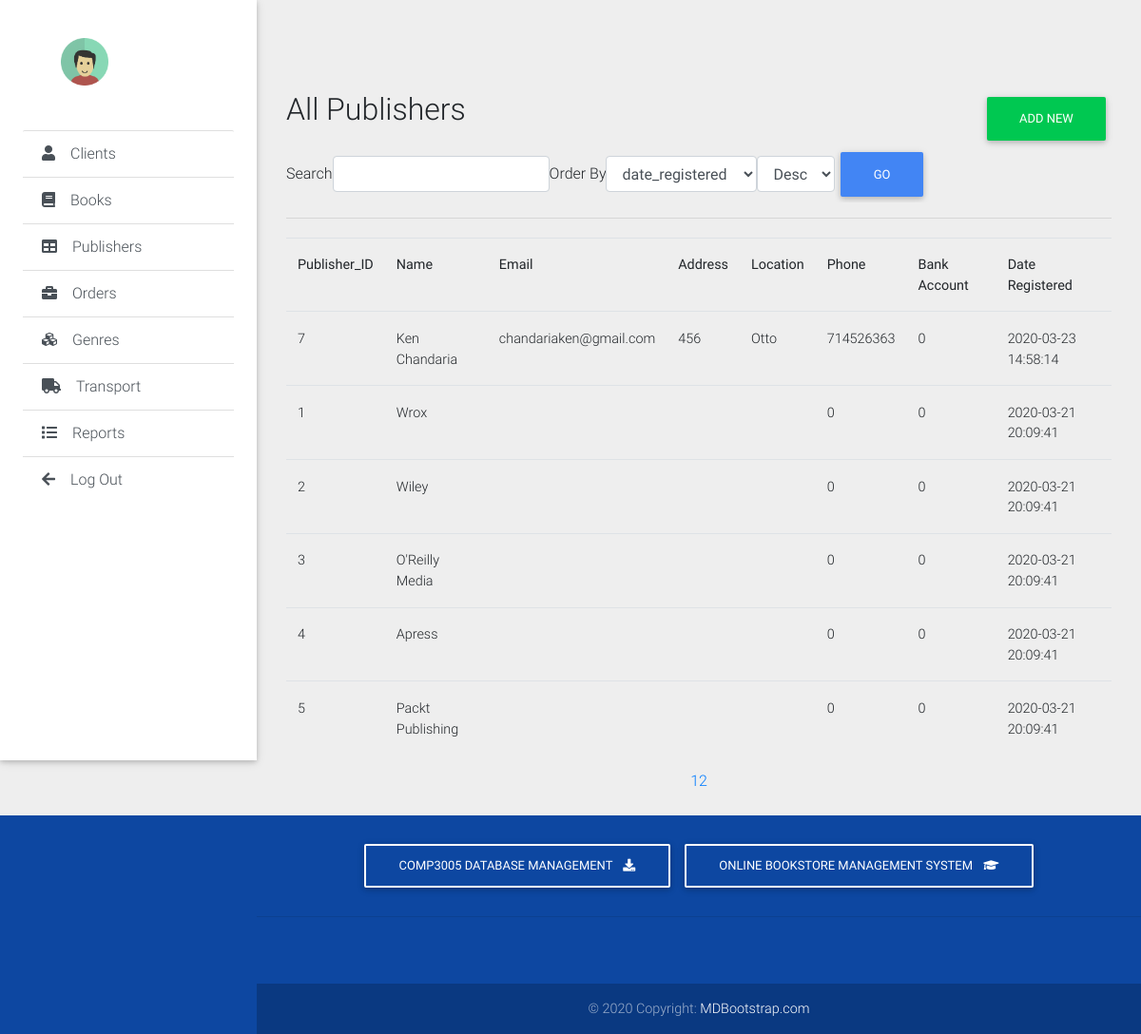
Page /admin/publishers.php on the committed database.
### tables this page shows
CREATE TABLE `publisher` (
  `publisherid` int(10) UNSIGNED NOT NULL,
  `publisher_name` varchar(60) NOT NULL,
  `email_address` varchar(100) NOT NULL,
  `address` varchar(50) NOT NULL,
  `location` varchar(20) NOT NULL,
  `phone` int(11) NOT NULL,
  `bank_account` int(15) NOT NULL,
  `date_registered` timestamp NOT NULL DEFAULT CURRENT_TIMESTAMP ON UPDATE CURRENT_TIMESTAMP
);

### admin/db/MysqliDb.php (called while the page is built, shortened)
<?php
class MysqliDb
{
    public static $prefix = '';
    protected $_mysqli;
    protected $_query;
    protected $_queryOptions = array();
    protected $_orderBy = array();
    protected $_groupBy = array();
    public $totalCount = 0;
    protected $host;
    protected $username;
    protected $password;
    protected $db;
    protected $port;
    protected $charset;
    public $returnType = 'array';
    protected $_nestJoin = false;
    private $_tableName = '';
    protected $_mapKey = null;
    public $pageLimit = 20;
    public function __construct($host = null, $username = null, $password = null, $db = null, $port = null, $charset = 'utf8')
    {
        $isSubQuery = false;
        if (is_object($host)) {
            $this->_mysqli = $host;
        } else {
            $this->host = $host;
        }
        $this->username = $username;
        $this->password = $password;
        $this->db = $db;
        $this->port = $port;
        $this->charset = $charset;
    }
    public function connect()
    {
        $this->_mysqli = new mysqli($this->host, $this->username, $this->password, $this->db, $this->port);
        if ($this->charset) {
            $this->_mysqli->set_charset($this->charset);
        }
    }
    public function mysqli()
    {
        return $this->_mysqli;
    }
    protected function reset()
    {
        $this->_orderBy = array();
        $this->_groupBy = array();
        $this->_query = null;
        $this->_queryOptions = array();
        $this->returnType = 'array';
        $this->_nestJoin = false;
        $this->_tableName = '';
        $this->_mapKey = null;
    }
    public function arrayBuilder()
    {
        $this->returnType = 'array';
        return $this;
    }
    public function setQueryOption($options)
    {
        $allowedOptions = Array('ALL', 'DISTINCT', 'DISTINCTROW', 'HIGH_PRIORITY', 'STRAIGHT_JOIN', 'SQL_SMALL_RESULT',
            'SQL_BIG_RESULT', 'SQL_BUFFER_RESULT', 'SQL_CACHE', 'SQL_NO_CACHE', 'SQL_CALC_FOUND_ROWS',
            'LOW_PRIORITY', 'IGNORE', 'QUICK', 'MYSQLI_NESTJOIN', 'FOR UPDATE', 'LOCK IN SHARE MODE');
        if (!is_array($options)) {
            $options = Array($options);
        }
        foreach ($options as $option) {
            $option = strtoupper($option);
            if ($option == 'MYSQLI_NESTJOIN') {
                $this->_nestJoin = true;
            } elseif ($option == 'FOR UPDATE') {
                $this->_forUpdate = true;
            } elseif ($option == 'LOCK IN SHARE MODE') {
                $this->_lockInShareMode = true;
            } else {
                $this->_queryOptions[] = $option;
            }
        }
        return $this;
    }
    public function withTotalCount()
    {
        return $this;
    }
    public function get($tableName, $numRows = null, $columns = '*')
    {
        $column = is_array($columns) ? implode(', ', $columns) : $columns;
        if (strpos($tableName, '.') === false) {
            $this->_tableName = self::$prefix . $tableName;
        } else {
            $this->_tableName = $tableName;
        }
        $this->_query = 'SELECT ' . implode(' ', $this->_queryOptions) . ' ' .
            $column . " FROM " . $this->_tableName;
        $stmt = $this->_buildQuery($numRows);
        $stmt->execute();
        $res = $this->_dynamicBindResults($stmt);
        return $res;
    }
    public function orderBy($orderByField, $orderbyDirection = "DESC", $customFields = null)
    {
        $orderbyDirection = strtoupper(trim($orderbyDirection));
        $orderByField = preg_replace("/[^-a-z0-9\.\(\),_`\*\'\"]+/i", '', $orderByField);
        $orderByField = preg_replace('/(\`)([`a-zA-Z0-9_]*\.)/', '\1' . self::$prefix . '\2', $orderByField);
        $this->_orderBy[$orderByField] = $orderbyDirection;
        return $this;
    }
    protected function _buildQuery($numRows = null, $tableData = null)
    {
        $stmt = $this->_prepareQuery();
        return $stmt;
    }
    protected function _dynamicBindResults(mysqli_stmt $stmt)
    {
        $parameters = array();
        $results = array();
        $mysqlLongType = 252;
        $shouldStoreResult = false;
        $meta = $stmt->result_metadata();
        $row = array();
        while ($field = $meta->fetch_field()) {
            if ($this->_nestJoin && $field->table != $this->_tableName) {
                $field->table = substr($field->table, strlen(self::$prefix));
                $row[$field->table][$field->name] = null;
                $parameters[] = & $row[$field->table][$field->name];
            } else {
                $row[$field->name] = null;
                $parameters[] = & $row[$field->name];
            }
        }
        call_user_func_array(array($stmt, 'bind_result'), $parameters);
        $this->totalCount = 0;
        while ($stmt->fetch()) {
            if ($this->returnType == 'object') {
                $result = new stdClass ();
                foreach ($row as $key => $val) {
                    if (is_array($val)) {
                        $result->$key = new stdClass ();
                        foreach ($val as $k => $v) {
                            $result->$key->$k = $v;
                        }
                    } else {
                        $result->$key = $val;
                    }
                }
            } else {
                $result = array();
                foreach ($row as $key => $val) {
                    if (is_array($val)) {
                        foreach ($val as $k => $v) {
                            $result[$key][$k] = $v;
                        }
                    } else {
                        $result[$key] = $val;
                    }
                }
            }
            if ($this->_mapKey) {
                $results[$row[$this->_mapKey]] = count($row) > 2 ? $result : end($result);
            } else {
                array_push($results, $result);
            }
        }
        if (in_array('SQL_CALC_FOUND_ROWS', $this->_queryOptions)) {
            $stmt = $this->mysqli()->query('SELECT FOUND_ROWS()');
            $totalCount = $stmt->fetch_row();
            $this->totalCount = $totalCount[0];
        }
        return $results;
    }
    protected function _buildCondition($operator, &$conditions)
    {
        if (empty($conditions)) {
            return;
        }
        $this->_query .= ' ' . $operator;
    }
    protected function _buildGroupBy()
    {
        if (empty($this->_groupBy)) {
            return;
        }
        $this->_query .= " GROUP BY ";
        $this->_query = rtrim($this->_query, ', ') . " ";
    }
    protected function _buildOrderBy()
    {
        $this->_query .= " ORDER BY ";
        foreach ($this->_orderBy as $prop => $value) {
            if (strtolower(str_replace(" ", "", $prop)) == 'rand()') {
                $this->_query .= "rand(), ";
            } else {
                $this->_query .= $prop . " " . $value . ", ";
            }
        }
        $this->_query = rtrim($this->_query, ', ') . " ";
    }
    protected function _buildLimit($numRows)
    {
        if (is_array($numRows)) {
            $this->_query .= ' LIMIT ' . (int) $numRows[0] . ', ' . (int) $numRows[1];
        } else {
            $this->_query .= ' LIMIT ' . (int) $numRows;
        }
    }
    protected function _prepareQuery()
    {
        if (!$stmt = $this->mysqli()->prepare($this->_query)) {
            $msg = $this->mysqli()->error . " query: " . $this->_query;
            $num = $this->mysqli()->errno;
            $this->reset();
            throw new Exception($msg, $num);
        }
        return $stmt;
    }
    protected function replacePlaceHolders($str, $vals)
    {
        $newStr = "";
        $newStr .= $str;
        return $newStr;
    }
    public function paginate ($table, $page, $fields = null) {
        $offset = $this->pageLimit * ($page - 1);
        $res = $this->withTotalCount()->get ($table, Array ($offset, $this->pageLimit), $fields);
        $this->totalPages = ceil($this->totalCount / $this->pageLimit);
        return $res;
    }
}

### admin/db/config.php (called while the page is built, shortened)
<?php
require_once BASE_PATH.'/db/MysqliDb.php';
function getDbInstance()
{
	return new MysqliDb(DB_HOST,DB_USER,DB_PASSWORD,DB_NAME);
}

### admin/publishers.php (the view, shortened to what this page needs)
<!DOCTYPE html>
<html lang="en">
<body class="grey lighten-3">
  <header>
    <?php include_once "headers/sidebar.php";?>
  </header>
  <main class="pt-5 mx-lg-3">
    <div class="container-fluid mt-5">
      <?php
        include_once "db/config.php";
        $search_string = filter_input(INPUT_GET, 'search_string');
        $filter_col = filter_input(INPUT_GET, 'filter_col');
        $order_by = filter_input(INPUT_GET, 'order_by');
        $page = filter_input(INPUT_GET, 'page');
        $pagelimit = 6;
        if (!$page) {
            $page = 1;
        }
        if (!$filter_col) {
            $filter_col = "date_registered";
        }
        if (!$order_by) {
            $order_by = "Desc";
        }
        $db = getDbInstance();
        $select = array('publisherid', 'publisher_name', 'email_address', 'address', 'location','bank_account', 'phone', 'date_registered');
        if ($order_by)
        {
            $db->orderBy($filter_col, $order_by);
        }
        $db->pageLimit = $pagelimit;
        $records =$db->arraybuilder()->paginate("publisher", $page, $select);
        $total_pages = $db->totalPages;
        foreach ($records as $value) {
            foreach ($value as $col_name => $col_value) {
                $filter_options[$col_name] = $col_name;
            }
            break;
        }
        ?>
        <div id="page-wrapper">
            <div class="row">
                <div class="col-sm-9">
                    <h2 class="page-header">All Publishers</h2>
                </div>
                <div class="col-sm-3">
                    <div class="page-action-links text-right">
                        <a href="add/add_bookings.php">
                            <button class="btn btn-success"><span class="glyphicon glyphicon-plus"></span> Add new </button>
                        </a>
                    </div>
                </div>
            </div>
            <div class="well text-center filter-form">
                <form class="form form-inline" action="">
                    <label for="input_search">Search</label>
                    <input type="text" class="form-control" id="input_search" name="search_string" value="<?php echo $search_string; ?>">
                    <label for ="input_order">Order By</label>
                    <select name="filter_col" class="form-control">
                        <?php
                        foreach ($filter_options as $option) {
                            ($filter_col === $option) ? $selected = "selected" : $selected = "";
                            echo ' <option value="' . $option . '" ' . $selected . '>' . $option . '</option>';
                        }
                        ?>
                    </select>
                    <select name="order_by" class="form-control" id="input_order">
                        <option value="Desc" <?php
                        if ($order_by == 'Desc') {
                            echo "selected";
                        }
                        ?>>Desc</option>
                    </select>
                    <input type="submit" value="Go" class="btn btn-primary">
                </form>
            </div>
            <hr>
            <table class="table" style="margin-top: 20px">
              <tr>
                <th>Publisher_ID</th>
                <th>Name</th>
                <th>Email</th>
                <th>Address</th>
                <th>Location</th>
                <th>Phone</th>
                <th>Bank Account</th>
                <th>Date Registered</th>
              </tr>
              <?php foreach($records as $value=>$row){ ?>
              <tr>
                <td><?php echo $row['publisherid']; ?></td>
                <td><?php echo $row['publisher_name']; ?></td>
                <td><?php echo $row['email_address']; ?></td>
                <td><?php echo $row['address']; ?></td>
                <td><?php echo $row['location']; ?></td>
                <td><?php echo $row['phone']; ?></td>
                <td><?php echo  $row['bank_account']; ?></td>
                <td><?php echo  $row['date_registered']; ?></td>
              </tr>
              <?php } ?>
          </table>
     <div class="text-center">
        <?php
        if (!empty($_GET)) {
            unset($_GET['page']);
            $http_query = "?" . http_build_query($_GET);
        } else {
            $http_query = "?";
        }
        if ($total_pages > 1) {
            echo '<ul class="pagination pg-blue justify-content-center">';
            for ($i = 1; $i <= $total_pages; $i++) {
                ($page == $i) ? $li_class = ' class="active"' : $li_class = "";
                echo '<li' . $li_class . '><a href="publishers.php' . $http_query . '&page=' . $i . '">' . $i . '</a></li>';
            }
            echo '</ul></div>';
        }
        ?>
    </div>
</div>
  </main>
  <?php include_once "headers/footer.php";?>
</body>
</html>

### rows in the picture
publisher: publisherid "7", publisher_name "Ken Chandaria", email_address "chandariaken@gmail.com", address "456", location "Otto", phone "714526363", bank_account "0", date_registered "2020-03-23 14:58:14"
publisher: publisherid "1", publisher_name "Wrox", phone "0", bank_account "0", date_registered "2020-03-21 20:09:41"
publisher: publisherid "2", publisher_name "Wiley", phone "0", bank_account "0", date_registered "2020-03-21 20:09:41"
publisher: publisherid "3", publisher_name "O'Reilly Media", phone "0", bank_account "0", date_registered "2020-03-21 20:09:41"
publisher: publisherid "4", publisher_name "Apress", phone "0", bank_account "0", date_registered "2020-03-21 20:09:41"
publisher: publisherid "5", publisher_name "Packt Publishing", phone "0", bank_account "0", date_registered "2020-03-21 20:09:41"

### other values in the picture
form field filter_col "date_registered"
